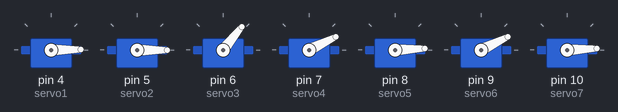
This sketch was run on a simulated Arduino Uno, built with avr-gcc and run on an emulated ATmega328P. Parts: 7 × servo. What the sketch prints to the serial monitor is not drawn.

Above: at 0.05 s.
At 0.9 s:
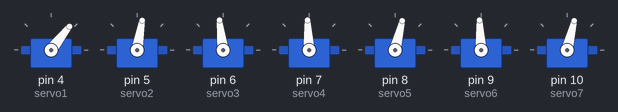
At 1.75 s:
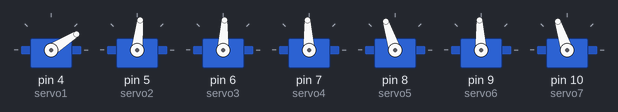
At 3.5 s:
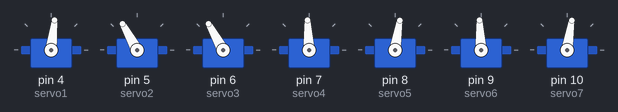
At 5.25 s:
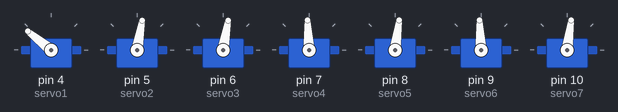
At 7.0 s:
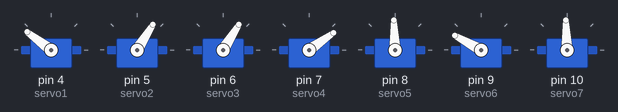
Timing chart, 0 to 9.1 s (numbered marks = the images above):
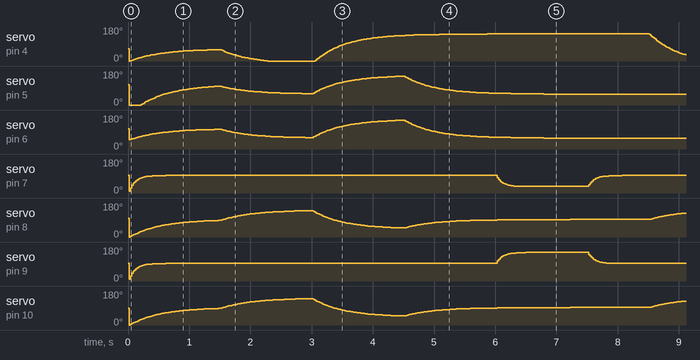

The sketch:

sequencer.ino
```cpp
#include <Servo.h>

int pot1 = 512;
int pot2 = 512;
int pot3 = 512;
int pot4 = 512;
int pot5 = 512;
int pot6 = 512;

float pot1Scaled;
float pot2Scaled;
float pot3Scaled;
float pot4Scaled;
float pot4aScaled;
float pot5Scaled;
float pot6Scaled;

float pot1Smoothed = 512;
float pot2Smoothed = 512;
float pot3Smoothed = 512;
float pot4Smoothed = 512;
float pot4aSmoothed = 512;
float pot5Smoothed = 512;
float pot6Smoothed = 512;

float pot1SmoothedPrev = 512;
float pot2SmoothedPrev = 512;
float pot3SmoothedPrev = 512;
float pot4SmoothedPrev = 512;
float pot4aSmoothedPrev = 512;
float pot5SmoothedPrev = 512;
float pot6SmoothedPrev = 512;

unsigned long currentMillis;
long previousMillis = 0;    // set up timers
long interval = 5;        // time constant for timer

int stepFlag = 0;
long previousStepMillis = 0;

Servo servo1;
Servo servo2;
Servo servo3;

Servo servo4;
Servo servo5;
Servo servo6;
Servo servo7;

void setup() {

  pinMode(A0, INPUT);
  pinMode(A1, INPUT);
  pinMode(A2, INPUT);
  pinMode(A3, INPUT);
  pinMode(A4, INPUT);
  pinMode(A5, INPUT);

  Serial.begin(115200);

  servo1.attach(4);
  servo2.attach(5);
  servo3.attach(6);

  servo4.attach(7);
  servo5.attach(8);
  servo6.attach(9);
  servo7.attach(10);

  servo1.writeMicroseconds(1200);
  servo2.writeMicroseconds(1650);
  servo3.writeMicroseconds(1650);

  servo4.writeMicroseconds(1500);
  servo5.writeMicroseconds(1550);
  servo6.writeMicroseconds(1500);
  servo7.writeMicroseconds(1450);

}

void loop() {

  currentMillis = millis();
  if (currentMillis - previousMillis >= interval) {  // start 5ms timed loop
      previousMillis = currentMillis;

      // step sequencer

      if (stepFlag == 0 && currentMillis - previousStepMillis > 500) {
        pot1 = 512;
        pot6 = 512;
        stepFlag = 1;
        previousStepMillis = currentMillis;
      }

      else if (stepFlag == 1 && currentMillis - previousStepMillis > 1000) {
        pot1 = 1024;
        pot2 = 1024;
        pot6 = 0;
        stepFlag = 2;
        previousStepMillis = currentMillis;
      }

      else if (stepFlag == 2 && currentMillis - previousStepMillis > 1500) {
        pot1 = 0;
        pot6 = 1024;
        pot2 = 0;
        stepFlag = 3;
        previousStepMillis = currentMillis;
      }

      if (stepFlag == 3 && currentMillis - previousStepMillis > 1500) {
        pot5 = 512;
        pot6 = 0;
        pot2 = 512;
        stepFlag = 4;
        previousStepMillis = currentMillis;
      }

      if (stepFlag == 4 && currentMillis - previousStepMillis > 1500) {
        pot4 = 0;
        stepFlag = 5;
        previousStepMillis = currentMillis;
      }
      if (stepFlag == 5 && currentMillis - previousStepMillis > 1500) {
        pot4 = 512;
        stepFlag = 1;
        previousStepMillis = currentMillis;
      }

      // end of step sequencer


      // scale all pots for the servo microseconds range

      pot1Scaled = ((pot1 - 512) * -1.6) + 1200;
      pot2Scaled = (pot2 - 512) + 1500;
      pot3Scaled = (pot3 - 512) + 1500;
      pot4Scaled = ((pot4 - 512) * 1.2) + 1500;
      pot4aScaled = ((pot4 - 512) * -1.2) + 1500;
      pot5Scaled = (pot5 - 512) * 1.5;
      pot6Scaled = (pot6 - 512) + 1650;

      pot4Scaled = constrain(pot4Scaled,900,1500);
      pot4aScaled = constrain(pot4aScaled,1500,2100);

      // smooth pots

      pot1Smoothed = (pot1Scaled * 0.01) + (pot1SmoothedPrev * 0.99);
      pot2Smoothed = (pot2Scaled * 0.01) + (pot2SmoothedPrev * 0.99);
      pot3Smoothed = (pot3Scaled * 0.01) + (pot3SmoothedPrev * 0.99);
      pot4Smoothed = (pot4Scaled * 0.05) + (pot4SmoothedPrev * 0.95);
      pot4aSmoothed = (pot4aScaled * 0.05) + (pot4aSmoothedPrev * 0.95);
      pot5Smoothed = (pot5Scaled * 0.01) + (pot5SmoothedPrev * 0.99);
      pot6Smoothed = (pot6Scaled * 0.01) + (pot6SmoothedPrev * 0.99);

      // bookmark previous values

      pot1SmoothedPrev = pot1Smoothed;
      pot2SmoothedPrev = pot2Smoothed;
      pot3SmoothedPrev = pot3Smoothed;
      pot4SmoothedPrev = pot4Smoothed;
      pot4aSmoothedPrev = pot4aSmoothed;
      pot5SmoothedPrev = pot5Smoothed;
      pot6SmoothedPrev = pot6Smoothed;

      Serial.print(pot1Smoothed);
      Serial.print(" , ");
      Serial.print(pot2Smoothed);
      Serial.print(" , ");
      Serial.print(pot3Smoothed);
      Serial.print(" , ");
      Serial.print(pot4Smoothed);
      Serial.print(" , ");
      Serial.print(pot5Smoothed);
      Serial.print(" , ");
      Serial.println(pot6Smoothed);

      // write servos

      servo1.writeMicroseconds(pot1Smoothed);                     // neck rotate
      servo2.writeMicroseconds(pot6Smoothed - pot5Smoothed);      // neck side-side
      servo3.writeMicroseconds(pot6Smoothed + pot5Smoothed);      // neck front-back

      servo5.writeMicroseconds(pot2Smoothed);                     // eyeballs side-side
      servo7.writeMicroseconds(pot2Smoothed);

      servo4.writeMicroseconds(pot4Smoothed);                     // eyelids
      servo6.writeMicroseconds(pot4aSmoothed);

  } // end of timed loop


} // end if main loop
```
